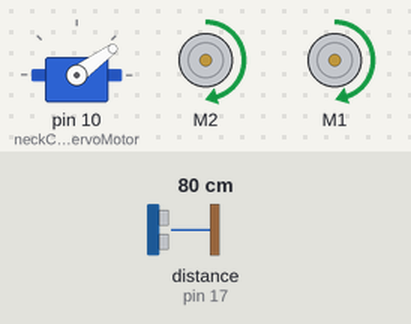
The sketch below on a simulated Arduino Uno, built with avr-gcc and run on an emulated ATmega328P. On the bench: servo, 2 × DC motor (green arrow = forward, orange = backward, longer = faster). The test bench sets the inputs (shaded band); at power-on: distance to the obstacle (sensor on pin 17) 80 cm. The echo pulse lasts 58.3 µs per cm.

Above: at 4.7 s.
4.8 s: distance to the obstacle (sensor on pin 17) set to 32 cm
At 5.22 s:
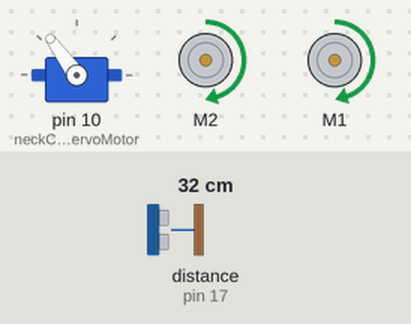
7.8 s: distance to the obstacle (sensor on pin 17) set to 26 cm
At 8.02 s:
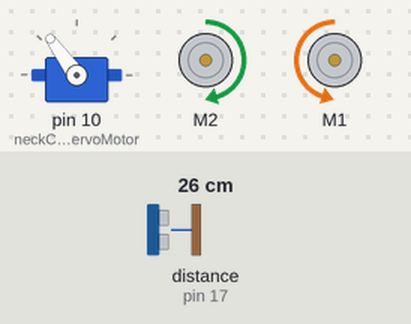
10.8 s: distance to the obstacle (sensor on pin 17) set to 21 cm
13.8 s: distance to the obstacle (sensor on pin 17) set to 17 cm
16.8 s: distance to the obstacle (sensor on pin 17) set to 35 cm
At 17.97 s:
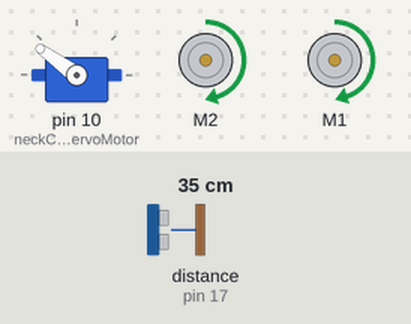
19.8 s: distance to the obstacle (sensor on pin 17) set to 2 cm
At 20.5 s:
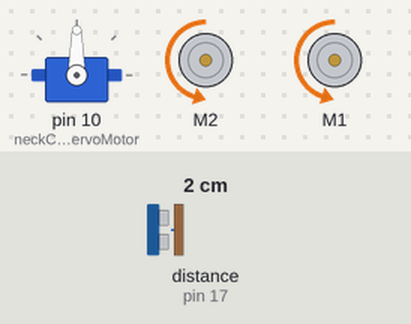
Timing chart, 0 to 23.8 s (numbered marks = the images above; inputs shaded):
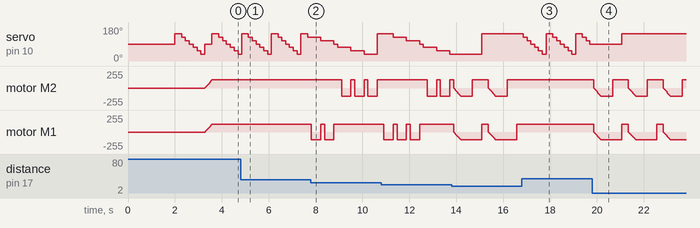

The sketch:

Arduino_Adafruit_RunAway_Robot.ino
```cpp
#include <AFMotor.h>
#include <Servo.h>
#include <NewPing.h>

#define TRIG_PIN 19 // Pin A4 on the Motor Drive Shield soldered to the ultrasonic sensor
#define ECHO_PIN 17 // Pin A5 on the Motor Drive Shield soldered to the ultrasonic sensor
#define MAX_DISTANCE_POSSIBLE 1000 // sets maximum useable sensor measuring distance to 200cm
#define MAX_SPEED 120 // sets speed of DC traction motors to 180/256 or about 70% of full speed - to get power drain down.
#define MOTORS_CALIBRATION_OFFSET 3 // this sets offset to allow for differences between the two DC traction motors
#define COLL_DIST 20 // sets distance at which robot stops and reverses to 10cm
#define TURN_DIST COLL_DIST+10 // sets distance at which robot looks away from object (not reverse) to 20cm (10+10)
NewPing sonar(TRIG_PIN, ECHO_PIN, MAX_DISTANCE_POSSIBLE); // sets up sensor library to use the correct pins to measure distance.

AF_DCMotor leftMotor(2, MOTOR12_1KHZ); // create motor #1 using M1 output on Motor Drive Shield, set to 1kHz PWM frequency
AF_DCMotor rightMotor(1, MOTOR12_1KHZ); // create motor #2, using M2 output, set to 1kHz PWM frequency
Servo neckControllerServoMotor;  // create servo object to control a servo

int pos = 0; // this sets up variables for use in the sketch (code)
  int maxDist = 0;
  int maxAngle = 0;
  int maxRight = 0;
  int maxLeft = 0;
  int maxFront = 0;
int course = 0;
int curDist = 0;
String motorSet = "";
int speedSet = 0;

//-------------------------------------------- SETUP LOOP ----------------------------------------------------------------------------
void setup() {
  neckControllerServoMotor.attach(10);  // attaches the servo on pin 9 (SERVO_2 on the Motor Drive Shield to the servo object
  neckControllerServoMotor.write(90); // tells the servo to position at 90-degrees ie. facing forward.
  delay(2000); // delay for two seconds
  checkPath(); // run the CheckPath routine to find the best path to begin travel
  motorSet = "FORWARD"; // set the director indicator variable to FORWARD
  neckControllerServoMotor.write(90); // make sure servo is still facing forward
  moveForward(); // run function to make robot move forward
}
//------------------------------------------------------------------------------------------------------------------------------------

//---------------------------------------------MAIN LOOP ------------------------------------------------------------------------------
void loop() {
  checkForward(); // check that if the robot is supposed to be moving forward, that the drive motors are set to move forward - this is needed to overcome some issues with only using 4 AA NiMH batteries
  checkPath(); // set ultrasonic sensor to scan for any possible obstacles
}
//-------------------------------------------------------------------------------------------------------------------------------------
void checkPath() {
  int curLeft = 0;
  int curFront = 0;
  int curRight = 0;
  int curDist = 0;
  neckControllerServoMotor.write(144); // set servo to face left 54-degrees from forward
  delay(120); // wait 120milliseconds for servo to reach position
  for(pos = 144; pos >= 36; pos-=18)     // loop to sweep the servo (& sensor) from 144-degrees left to 36-degrees right at 18-degree intervals.
  {
    neckControllerServoMotor.write(pos);  // tell servo to go to position in variable 'pos'
    delay(90); // wait 90ms for servo to get to position
    checkForward(); // check the robot is still moving forward
    curDist = readPing(); // get the current distance to any object in front of sensor
    if (curDist < COLL_DIST) { // if the current distance to object is less than the collision distance
      checkCourse(); // run the checkCourse function
      break; // jump out of this loop
    }
    if (curDist < TURN_DIST) { // if current distance is less than the turn distance
      changePath(); // run the changePath function
    }
    if (curDist > curDist) {maxAngle = pos;}
    if (pos > 90 && curDist > curLeft) { curLeft = curDist;}
    if (pos == 90 && curDist > curFront) {curFront = curDist;}
    if (pos < 90 && curDist > curRight) {curRight = curDist;}
  }
  maxLeft = curLeft;
  maxRight = curRight;
  maxFront = curFront;
}
//-------------------------------------------------------------------------------------------------------------------------------------
void setCourse() { // set direction for travel based on a very basic distance map, simply which direction has the greatest distance to and object - turning right or left?
    if (maxAngle < 90) {turnRight();}
    if (maxAngle > 90) {turnLeft();}
    maxLeft = 0;
    maxRight = 0;
    maxFront = 0;
}
//-------------------------------------------------------------------------------------------------------------------------------------
void checkCourse() { // we're about to hit something so move backwards, stop, find where the empty path is.
  moveBackward();
  delay(500);
  moveStop();
  setCourse();
}
//-------------------------------------------------------------------------------------------------------------------------------------
void changePath() {
  if (pos < 90) {lookLeft();} // if current pos of sensor is less than 90-degrees, it means the object is on the right hand side so look left
  if (pos > 90) {lookRight();} // if current pos of sensor is greater than 90-degrees, it means the object is on the left hand side so look right
}
//-------------------------------------------------------------------------------------------------------------------------------------

int readPing() { // read the ultrasonic sensor distance
  delay(70);
  unsigned int uS = sonar.ping();
  int cm = (uS/2)/29.1;
  return cm;
}
//-------------------------------------------------------------------------------------------------------------------------------------
void checkForward() { if (motorSet=="FORWARD") {leftMotor.run(FORWARD); rightMotor.run(FORWARD); } }     // make sure motors are going forward
//-------------------------------------------------------------------------------------------------------------------------------------
void checkBackward() { if (motorSet=="BACKWARD") {leftMotor.run(BACKWARD); rightMotor.run(BACKWARD); } } // make sure motors are going backward
//-------------------------------------------------------------------------------------------------------------------------------------

// In some cases, the Motor Drive Shield may just stop if the supply voltage is too low (due to using only four NiMH AA cells).
// The above functions simply remind the Shield that if it's supposed to go forward, then make sure it is going forward and vice versa.

//-------------------------------------------------------------------------------------------------------------------------------------
void moveStop() {leftMotor.run(RELEASE); rightMotor.run(RELEASE);}  // stop the motors.
//-------------------------------------------------------------------------------------------------------------------------------------
void moveForward() {
    motorSet = "FORWARD";
    leftMotor.run(FORWARD);      // turn it on going forward
    rightMotor.run(FORWARD);      // turn it on going forward
  for (speedSet = 0; speedSet < MAX_SPEED; speedSet +=2) // slowly bring the speed up to avoid loading down the batteries too quickly
  {
    leftMotor.setSpeed(speedSet+MOTORS_CALIBRATION_OFFSET);
    rightMotor.setSpeed(speedSet);
    delay(5);
  }
}
//-------------------------------------------------------------------------------------------------------------------------------------
void moveBackward() {
    motorSet = "BACKWARD";
    leftMotor.run(BACKWARD);      // turn it on going forward
    rightMotor.run(BACKWARD);     // turn it on going forward
  for (speedSet = 0; speedSet < MAX_SPEED; speedSet +=2) // slowly bring the speed up to avoid loading down the batteries too quickly
  {
    leftMotor.setSpeed(speedSet+MOTORS_CALIBRATION_OFFSET);
    rightMotor.setSpeed(speedSet);
    delay(5);
  }
}
//-------------------------------------------------------------------------------------------------------------------------------------
void turnRight() {
  motorSet = "RIGHT";
  leftMotor.run(FORWARD);      // turn motor 1 forward
  rightMotor.run(BACKWARD);     // turn motor 2 backward
  delay(400); // run motors this way for 400ms
  motorSet = "FORWARD";
  leftMotor.run(FORWARD);      // set both motors back to forward
  rightMotor.run(FORWARD);
}
//-------------------------------------------------------------------------------------------------------------------------------------
void turnLeft() {
  motorSet = "LEFT";
  leftMotor.run(BACKWARD);     // turn motor 1 backward
  rightMotor.run(FORWARD);      // turn motor 2 forward
  delay(400); // run motors this way for 400ms
  motorSet = "FORWARD";
  leftMotor.run(FORWARD);      // turn it on going forward
  rightMotor.run(FORWARD);      // turn it on going forward
}
//-------------------------------------------------------------------------------------------------------------------------------------
void lookRight() {rightMotor.run(BACKWARD); delay(400); rightMotor.run(FORWARD);} // looking right? set right motor backwards for 400ms
//-------------------------------------------------------------------------------------------------------------------------------------
void lookLeft() {leftMotor.run(BACKWARD); delay(400); leftMotor.run(FORWARD);} // looking left? set left motor backwards for 400ms
//-------------------------------------------------------------------------------------------------------------------------------------
```

Measured:
- the behaviour switches between 30 and 29 cm on distance to the obstacle (sensor on pin 17) (found by bisection; images 1 and 2)
- after the input at 7.8 s, motor M2: alternates forward 121/255 for 0.16 s and backward 121/255 for 0.40 s, starting after 1.3 s; motor M1: alternates forward 118/255 for 0.16 s and backward 118/255 for 0.40 s, 4 changes in all, then stays forward 118/255, starting at once
- after the input at 16.8 s, servo on pin 10 (neckControllerServoMotor): 144° → 126° after 0.06 s, then repeats every 1.3 s: 108° 0.16 s, 90° 0.16 s, 72° 0.16 s, 54° 0.16 s, 36° 0.16 s, 144° 0.28 s, 126° 0.16 s; motor M2: stays forward 121/255 (without the input it goes to backward 3/255 after 0.06 s)
